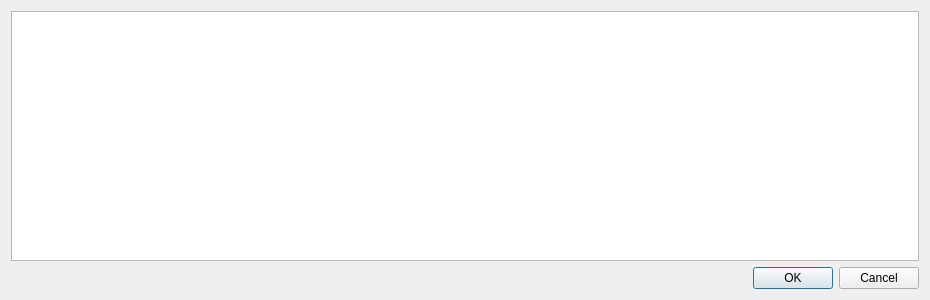
<?xml version="1.0" encoding="UTF-8"?>
<ui version="4.0">
 <class>HydGui_Bound_Scenario_Data_Dia</class>
 <widget class="QDialog" name="HydGui_Bound_Scenario_Data_Dia">
  <property name="geometry">
   <rect>
    <x>0</x>
    <y>0</y>
    <width>930</width>
    <height>300</height>
   </rect>
  </property>
  <property name="minimumSize">
   <size>
    <width>370</width>
    <height>300</height>
   </size>
  </property>
  <property name="maximumSize">
   <size>
    <width>2000</width>
    <height>16777215</height>
   </size>
  </property>
  <property name="windowTitle">
   <string>Set data of boundary scenario</string>
  </property>
  <property name="windowIcon">
   <iconset resource="../../../system_sys/source_code/gui/resources/system_sys_resource.qrc">
    <normaloff>:/hyd_icon</normaloff>:/hyd_icon</iconset>
  </property>
  <layout class="QVBoxLayout">
   <item>
    <widget class="HydGui_Bound_Scenario_Table_Wid" name="tableWidget"/>
   </item>
   <item>
    <layout class="QHBoxLayout">
     <item>
      <spacer>
       <property name="orientation">
        <enum>Qt::Horizontal</enum>
       </property>
       <property name="sizeHint" stdset="0">
        <size>
         <width>108</width>
         <height>20</height>
        </size>
       </property>
      </spacer>
     </item>
     <item>
      <widget class="QPushButton" name="okButton">
       <property name="text">
        <string>OK</string>
       </property>
      </widget>
     </item>
     <item>
      <widget class="QPushButton" name="cancelButton">
       <property name="text">
        <string>Cancel</string>
       </property>
      </widget>
     </item>
    </layout>
   </item>
  </layout>
 </widget>
 <customwidgets>
  <customwidget>
   <class>HydGui_Bound_Scenario_Table_Wid</class>
   <extends>QTableWidget</extends>
   <header>HydGui_Bound_Scenario_Table_Wid.h</header>
  </customwidget>
 </customwidgets>
 <resources>
  <include location="../../../system_sys/source_code/gui/resources/system_sys_resource.qrc"/>
 </resources>
 <connections/>
</ui>
